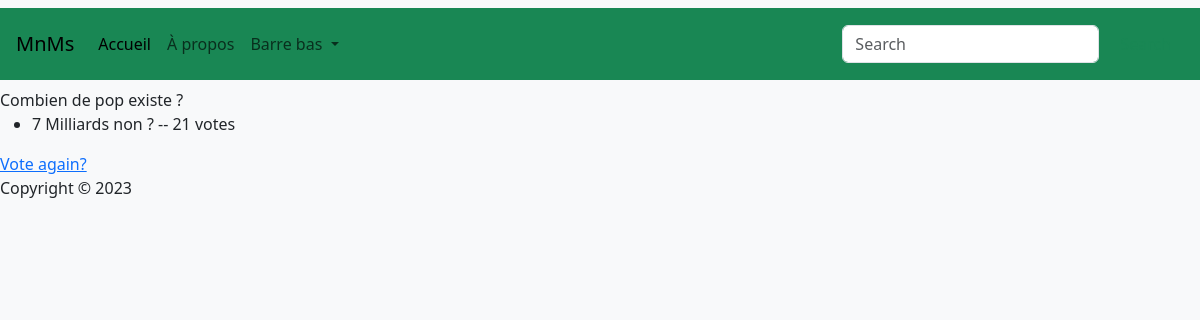
/members/4/results/, run on the app's committed database.
### members/models.py (models this page shows, shortened)
class Question(models.Model):
    question_text = models.CharField(max_length=200)
    pub_date = models.DateTimeField("date published")

class Choice(models.Model):
    question = models.ForeignKey(Question, on_delete=models.CASCADE)
    choice_text = models.CharField(max_length=200)
    votes = models.IntegerField(default = 0)

### members/views.py (the view)
# urls.py: path("<int:question_id>/results/", views.results, name="results"),
def results(request, question_id):
    question = get_object_or_404(Question, pk=question_id)
    return render(request, "members/results.html", {"question": question})

### members/templates/members/results.html
{% extends 'members/base.html' %}
{% block title %}
{{ question.question_text }}
{% endblock %}
{% block content %}
<ul>
{% for choice in question.choice_set.all %}
    <li>{{ choice.choice_text }} -- {{ choice.votes }} vote{{ choice.votes|pluralize }}</li>
{% endfor %}
</ul>
<a href="{% url 'members:detail' question.id %}">Vote again?</a>
{% endblock %}

### data on the page
Question: question_text "Combien de pop existe ?"
Choice: choice_text "7 Milliards non ?", votes "21"
